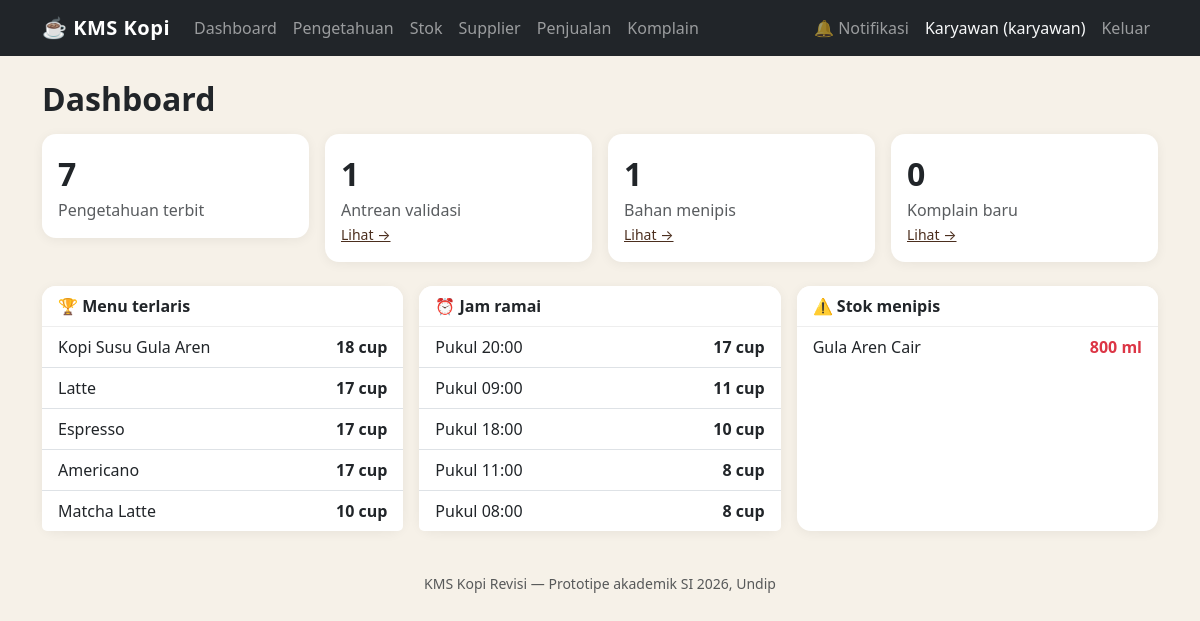
/ (signed in), run on the app's committed database.
### app/models.py (models this page shows)
class Pengguna(db.Model):
    __tablename__ = "pengguna"
    id = db.Column(db.Integer, primary_key=True)
    nama = db.Column(db.String(100), nullable=False)
    peran = db.Column(db.Enum("pemilik", "karyawan"), nullable=False, default="karyawan")
    pin_hash = db.Column(db.String(255), nullable=False)
    aktif = db.Column(db.Boolean, default=True)
    created_at = db.Column(db.DateTime, default=datetime.utcnow)

class Penjualan(db.Model):
    __tablename__ = "penjualan"
    id = db.Column(db.Integer, primary_key=True)
    nama_menu = db.Column(db.String(100), nullable=False)
    jumlah = db.Column(db.Integer, nullable=False, default=1)
    harga_satuan = db.Column(db.Numeric(12, 2), default=0)
    waktu = db.Column(db.DateTime, default=datetime.utcnow)
    dicatat_oleh = db.Column(db.Integer, db.ForeignKey("pengguna.id"))

class Bahan(db.Model):
    __tablename__ = "bahan"
    id = db.Column(db.Integer, primary_key=True)
    nama = db.Column(db.String(100), nullable=False, unique=True)
    satuan = db.Column(db.String(20), default="gram")
    stok_minimum = db.Column(db.Float, default=0)
    cara_penyimpanan = db.Column(db.Text)

### app/routes/dashboard.py (the view)
@bp.route("/")
@login_required
def index():
    menu_laris = (
        db.session.query(Penjualan.nama_menu,
                         func.sum(Penjualan.jumlah).label("total"),
                         func.sum(Penjualan.jumlah * Penjualan.harga_satuan).label("omzet"))
        .group_by(Penjualan.nama_menu).order_by(db.text("total DESC")).limit(5).all()
    )
    jam_ramai = (
        db.session.query(func.hour(Penjualan.waktu).label("jam") if db.engine.dialect.name == "mysql"
                         else func.strftime("%H", Penjualan.waktu).label("jam"),
                         func.sum(Penjualan.jumlah).label("total"))
        .group_by("jam").order_by(db.text("total DESC")).limit(5).all()
    )
    stok_rows = _sisa_stok()
    menipis = [r for r in stok_rows if (r.sisa or 0) <= (r.stok_minimum or 0)]
    antrean = Pengetahuan.query.filter_by(status="menunggu_validasi").count()
    total_pengetahuan = Pengetahuan.query.filter_by(status="terbit").count()
    komplain_baru = Komplain.query.filter_by(status="baru").count()
    return render_template("dashboard.html", menu_laris=menu_laris, jam_ramai=jam_ramai,
                           menipis=menipis, antrean=antrean,
                           total_pengetahuan=total_pengetahuan, komplain_baru=komplain_baru)

### app/routes/dashboard.py (called while the page is built)
def _sisa_stok():
    rows = (
        db.session.query(
            Bahan.id, Bahan.nama, Bahan.satuan, Bahan.stok_minimum,
            func.coalesce(func.sum(
                db.case((Stok.tipe == "masuk", Stok.jumlah),
                        (Stok.tipe == "keluar", -Stok.jumlah), else_=0)), 0).label("sisa"),
        ).outerjoin(Stok, Stok.bahan_id == Bahan.id)
        .group_by(Bahan.id, Bahan.nama, Bahan.satuan, Bahan.stok_minimum)
        .all()
    )
    return rows

### app/routes/helpers.py (called while the page is built)
def login_required(f):
    @wraps(f)
    def wrapper(*args, **kwargs):
        if not session.get("user_id"):
            flash("Silakan login dulu.", "warning")
            return redirect(url_for("auth.login"))
        return f(*args, **kwargs)
    return wrapper

### app/templates/dashboard.html (shortened to what this page needs)
{% extends "base.html" %}
{% block content %}
<h2 class="fw-bold mb-3">Dashboard</h2>
<div class="row g-3 mb-4">
  <div class="col-md-3"><div class="card stat"><div class="card-body"><div class="stat-num">{{ total_pengetahuan }}</div><div class="text-muted">Pengetahuan terbit</div></div></div></div>
  <div class="col-md-3"><div class="card stat"><div class="card-body"><div class="stat-num">{{ antrean }}</div><div class="text-muted">Antrean validasi</div><a href="{{ url_for('validasi.antrean') }}" class="small">Lihat →</a></div></div></div>
  <div class="col-md-3"><div class="card stat"><div class="card-body"><div class="stat-num">{{ menipis|length }}</div><div class="text-muted">Bahan menipis</div><a href="{{ url_for('stok.daftar') }}" class="small">Lihat →</a></div></div></div>
  <div class="col-md-3"><div class="card stat"><div class="card-body"><div class="stat-num">{{ komplain_baru }}</div><div class="text-muted">Komplain baru</div><a href="{{ url_for('komplain.daftar') }}" class="small">Lihat →</a></div></div></div>
</div>
<div class="row g-3">
  <div class="col-md-4">
    <div class="card h-100"><div class="card-header fw-bold">🏆 Menu terlaris</div>
      <ul class="list-group list-group-flush">
        {% for m in menu_laris %}<li class="list-group-item d-flex justify-content-between"><span>{{ m.nama_menu }}</span><b>{{ m.total }} cup</b></li>
        {% else %}<li class="list-group-item text-muted">Belum ada data.</li>{% endfor %}
      </ul>
    </div>
  </div>
  <div class="col-md-4">
    <div class="card h-100"><div class="card-header fw-bold">⏰ Jam ramai</div>
      <ul class="list-group list-group-flush">
        {% for j in jam_ramai %}<li class="list-group-item d-flex justify-content-between"><span>Pukul {{ j.jam }}:00</span><b>{{ j.total }} cup</b></li>
        {% else %}<li class="list-group-item text-muted">Belum ada data.</li>{% endfor %}
      </ul>
    </div>
  </div>
  <div class="col-md-4">
    <div class="card h-100"><div class="card-header fw-bold">⚠️ Stok menipis</div>
      <ul class="list-group list-group-flush">
        {% for s in menipis %}<li class="list-group-item d-flex justify-content-between"><span>{{ s.nama }}</span><b class="text-danger">{{ "%.0f"|format(s.sisa or 0) }} {{ s.satuan }}</b></li>
        {% else %}<li class="list-group-item text-success">Semua stok aman.</li>{% endfor %}
      </ul>
    </div>
  </div>
</div>
{% endblock %}

### app/templates/base.html (shortened to what this page needs)
<!doctype html>
<html lang="id">
<head>
  <link href="https://cdn.jsdelivr.net/npm/bootstrap@5.3.3/dist/css/bootstrap.min.css" rel="stylesheet">
  <link href="{{ url_for('static', filename='style.css') }}" rel="stylesheet">
</head>
<body>
<nav class="navbar navbar-expand-lg navbar-dark bg-dark sticky-top">
  <div class="container">
    <a class="navbar-brand fw-bold" href="{{ url_for('dashboard.index') }}">☕ KMS Kopi</a>
    <div class="collapse navbar-collapse" id="nav">
      {% if current_user %}
      <ul class="navbar-nav me-auto">
        <li class="nav-item"><a class="nav-link" href="{{ url_for('dashboard.index') }}">Dashboard</a></li>
        <li class="nav-item"><a class="nav-link" href="{{ url_for('pengetahuan.daftar') }}">Pengetahuan</a></li>
        <li class="nav-item"><a class="nav-link" href="{{ url_for('stok.daftar') }}">Stok</a></li>
        <li class="nav-item"><a class="nav-link" href="{{ url_for('supplier.daftar') }}">Supplier</a></li>
        <li class="nav-item"><a class="nav-link" href="{{ url_for('penjualan.daftar') }}">Penjualan</a></li>
        <li class="nav-item"><a class="nav-link" href="{{ url_for('komplain.daftar') }}">Komplain</a></li>
      </ul>
      <ul class="navbar-nav">
        <li class="nav-item"><a class="nav-link" href="{{ url_for('notifikasi.daftar') }}">🔔 Notifikasi {% if unread_count %}<span class="badge bg-danger">{{ unread_count }}</span>{% endif %}</a></li>
        <li class="nav-item"><span class="nav-link text-light">{{ current_user.nama }} ({{ current_user.peran }})</span></li>
        <li class="nav-item"><a class="nav-link" href="{{ url_for('auth.logout') }}">Keluar</a></li>
      </ul>
      {% endif %}
    </div>
  </div>
</nav>
<main class="container my-4">
  {% block content %}{% endblock %}
</main>
<footer class="text-center text-muted py-3"><small>KMS Kopi Revisi — Prototipe akademik SI 2026, Undip</small></footer>
</body>
</html>

### app/static/style.css (style rules this page uses)
body { background: #f6f1e8; }
.navbar-brand { letter-spacing: .5px; }
.card { border-radius: 14px; border: none; box-shadow: 0 2px 12px rgba(0,0,0,.06); }
.card-header { background: #fff; border-bottom: 1px solid #eee; border-radius: 14px 14px 0 0 !important; }
.stat-num { font-size: 2rem; font-weight: 800; }
a { color: #4b2e1e; }

### data on the page
Pengguna: nama "Karyawan", peran "karyawan"
Penjualan: nama_menu "Espresso", total "17"
Penjualan: nama_menu "Matcha Latte", total "10"
Bahan: nama "Gula Aren Cair", sisa "800", satuan "ml"

### other printed values
{{ total_pengetahuan }} "7"
{{ antrean }} "1"
{{ menipis|length }} "1"
{{ komplain_baru }} "0"
{{ m.nama_menu }} "Kopi Susu Gula Aren" "Latte" "Americano"
{{ m.total }} "18" "17" "17"
{{ j.jam }} "20" "09" "18" "11" "08"
{{ j.total }} "17" "11" "10" "8" "8"
